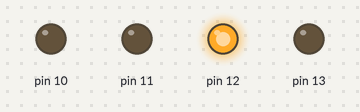
Simulated run of this sketch. Board: Arduino Uno, built with avr-gcc and run on an emulated ATmega328P. On the bench: output pins drawn as LEDs (lit = HIGH).

Above: at 0.1 s.
At 0.9 s:
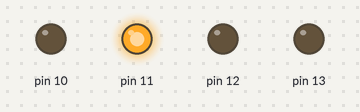
At 1.3 s:
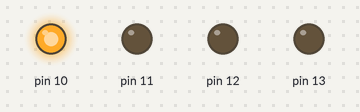
At 2.1 s:
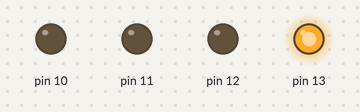
At 3.5 s:
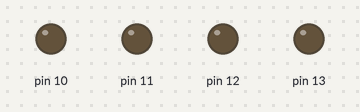
Timing chart, 0 to 3.8 s (numbered marks = the images above):
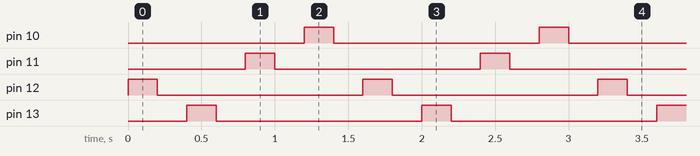

The sketch:

super_stantia1.ino
```cpp
void setup()
{
  pinMode(13, OUTPUT);
  pinMode(12, OUTPUT);
  pinMode(11, OUTPUT);
    pinMode(10, OUTPUT);
}

void loop()
{
  digitalWrite(12, HIGH);
  delay(200); // Wait for 1000 millisecond(s)
  digitalWrite(12, LOW);
  delay(200); // Wait for 1000 millisecond(s)
   digitalWrite(13, HIGH);
  delay(200); // Wait for 1000 millisecond(s)
  digitalWrite(13, LOW);
  delay(200); // Wait for 1000 millisecond(s)
    digitalWrite(11, HIGH);
  delay(200); // Wait for 1000 millisecond(s)
  digitalWrite(11, LOW);
  delay(200); // Wait for 1000 millisecond(s)
   digitalWrite(10, HIGH);
  delay(200); // Wait for 1000 millisecond(s)
  digitalWrite(10, LOW);
  delay(200); // Wait for 1000 millisecond(s)

}
```

Measured:
- by itself, pin 10–13: alternates HIGH for 0.20 s and LOW for 1.4 s
- by itself, everything shown: repeats every 1.6 s, in 8 steps
